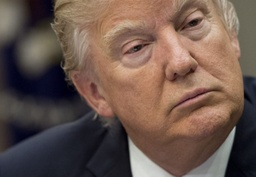
#> input picture Images/Trump.jpg, 256 x 177 px, shrunk from 1086 x 751 before the run
$ python Convolution.py
#> lines starting #> are read from the running program, lines starting #| are printed output that depends on the picture; pictures that were not available may be replaced by others from this repository, and a replacement may not be noted
import matplotlib.pyplot as plt
import skimage.measure as msr
from PIL import Image
import numpy as np
import ast

#---Open-Images------------------------------------------------------
imageFile = Image.open("Images/Trump.jpg")
#> imageFile is the input picture: PIL image 256x177 RGB; mean R, G, B 107.2, 86.5, 77.1
imageFile = imageFile.convert('L')
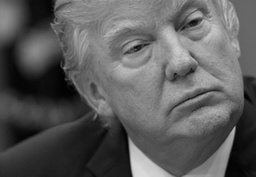
#> imageFile: PIL image 256x177 L; min 1, max 218, mean 91.6
imageArray = np.array(imageFile)
xImg, yImg = len(imageArray), len(imageArray[0])
#> xImg = 177; yImg = 256

filterFile = Image.open("Filters/Line4.jpg")
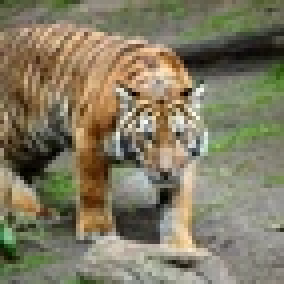
#> input picture Images/Origin.jpg, 71 x 71 px, shrunk from 300 x 300 before the run, given in place of Line4.jpg, which was not available (shown 4 times larger)
#> filterFile is the input picture: PIL image 71x71 RGB; mean R, G, B 129.1, 122.4, 98.6
filterFile = filterFile.convert('L')
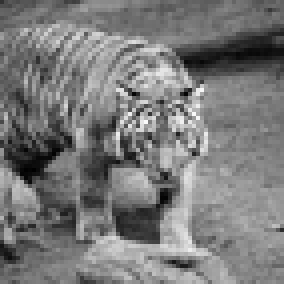
#> filterFile: PIL image 71x71 L (shown 4 times larger); min 0, max 251, mean 121.7
filterArray = np.array(filterFile)
xFilter, yFilter = len(filterArray[0]), len(filterArray)
#> xFilter = 71; yFilter = 71

xNew, yNew = int((xImg-xFilter)/1+1), int((yImg-yFilter)/1+1)
#> xNew = 107; yNew = 186

print("[Origin] Height: %d, Width: %d" %(xImg, yImg))
#| [Origin] Height: 177, Width: 256
print("[Filter] Height: %d, Width: %d" %(xFilter, yFilter))
#| [Filter] Height: 71, Width: 71
print("[Result] Height: %d, Width: %d" %(xNew, yNew))
#| [Result] Height: 107, Width: 186
#---Open-Images--END-------------------------------------------------

#===Preprocessing====================================================
#++++++++++++++++++++++++++++++++++++++++++++++++++++++++++
ConvolutionList = []
for x in range(xNew):
    for y in range(yNew):
        ConvolutionList.append(imageArray[x:x+xFilter, y:y+yFilter] * filterArray)
#> after the loop, ConvolutionList = 19902 items
#----------------------------------------------------------

#++Convert[144[x[y[1]]]] to [144[float(x)]]++++++++++++++++
for i in range(xNew*yNew):
    ConvolutionList[i] = int(np.mean(ConvolutionList[i]))
#> after the loop, ConvolutionList = 19902 values, max 130 at index 3957, min 122 at index 241, mean 125.5
#----------------------------------------------------------

#++Convert[144[float(x)]] to [12[12[float(x)]]]++++++++++++
Buffer = []
for i in range(0, xNew*yNew, yNew):
    Buffer.append(ConvolutionList[i:i+yNew])
#> after the loop, Buffer = 107 items
#----------------------------------------------------------

#++Put values frim list to ndarray+++++++++++++++++++++++++
Img = np.empty((xNew,yNew))
for x in range(xNew):
    for y in range(yNew):
        Img[x][y] = int(Buffer[x][y])
#----------------------------------------------------------
#====================================================================

Img = Image.fromarray(Img)
#> Img: PIL image 186x107 F
Img = Img.convert('L')
#> Img: PIL image 186x107 L
Img.save("Result.jpg")
